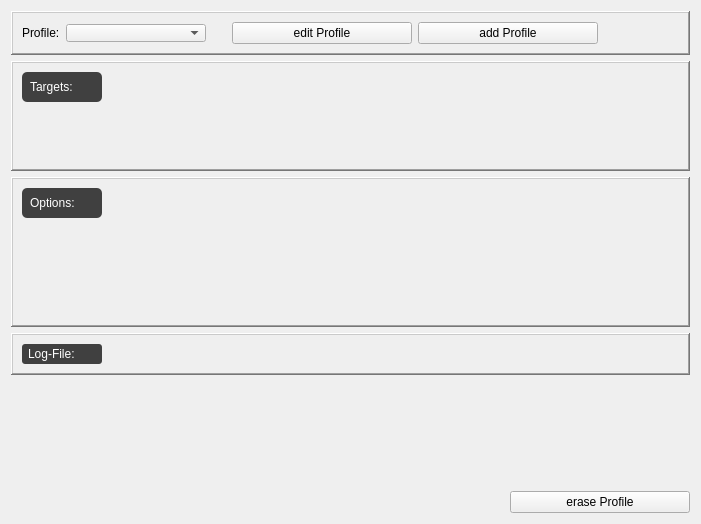
<?xml version="1.0" encoding="UTF-8"?>
<ui version="4.0">
 <class>ProfileManager</class>
 <widget class="QWidget" name="ProfileManager">
  <property name="geometry">
   <rect>
    <x>0</x>
    <y>0</y>
    <width>701</width>
    <height>524</height>
   </rect>
  </property>
  <property name="windowTitle">
   <string>Form</string>
  </property>
  <layout class="QGridLayout" name="gridLayout_3">
   <item row="5" column="1">
    <spacer name="verticalSpacer_3">
     <property name="orientation">
      <enum>Qt::Orientation::Vertical</enum>
     </property>
     <property name="sizeHint" stdset="0">
      <size>
       <width>20</width>
       <height>40</height>
      </size>
     </property>
    </spacer>
   </item>
   <item row="3" column="1" colspan="8">
    <widget class="QFrame" name="scanningOptionsFrame">
     <property name="minimumSize">
      <size>
       <width>0</width>
       <height>0</height>
      </size>
     </property>
     <property name="frameShape">
      <enum>QFrame::Shape::WinPanel</enum>
     </property>
     <property name="frameShadow">
      <enum>QFrame::Shadow::Raised</enum>
     </property>
     <layout class="QGridLayout" name="gridLayout">
      <item row="0" column="1" rowspan="2">
       <widget class="QScrollArea" name="scrollArea">
        <property name="frameShape">
         <enum>QFrame::Shape::NoFrame</enum>
        </property>
        <property name="widgetResizable">
         <bool>true</bool>
        </property>
        <widget class="QWidget" name="scrollAreaWidgetContents">
         <property name="geometry">
          <rect>
           <x>0</x>
           <y>0</y>
           <width>575</width>
           <height>136</height>
          </rect>
         </property>
         <layout class="QVBoxLayout" name="verticalLayout">
          <item>
           <widget class="QLabel" name="optionsListLabel">
            <property name="sizePolicy">
             <sizepolicy hsizetype="MinimumExpanding" vsizetype="Preferred">
              <horstretch>0</horstretch>
              <verstretch>0</verstretch>
             </sizepolicy>
            </property>
            <property name="frameShape">
             <enum>QFrame::Shape::NoFrame</enum>
            </property>
            <property name="frameShadow">
             <enum>QFrame::Shadow::Sunken</enum>
            </property>
            <property name="text">
             <string/>
            </property>
            <property name="alignment">
             <set>Qt::AlignmentFlag::AlignLeading|Qt::AlignmentFlag::AlignLeft|Qt::AlignmentFlag::AlignTop</set>
            </property>
           </widget>
          </item>
         </layout>
        </widget>
       </widget>
      </item>
      <item row="0" column="0">
       <widget class="QLabel" name="optionsLabel">
        <property name="sizePolicy">
         <sizepolicy hsizetype="Minimum" vsizetype="Preferred">
          <horstretch>0</horstretch>
          <verstretch>0</verstretch>
         </sizepolicy>
        </property>
        <property name="minimumSize">
         <size>
          <width>80</width>
          <height>0</height>
         </size>
        </property>
        <property name="maximumSize">
         <size>
          <width>100</width>
          <height>16777215</height>
         </size>
        </property>
        <property name="styleSheet">
         <string notr="true">background:#404040;color:white;padding:5px;border-radius:5px;</string>
        </property>
        <property name="text">
         <string>Options:</string>
        </property>
        <property name="alignment">
         <set>Qt::AlignmentFlag::AlignLeading|Qt::AlignmentFlag::AlignLeft|Qt::AlignmentFlag::AlignTop</set>
        </property>
       </widget>
      </item>
      <item row="1" column="0">
       <spacer name="verticalSpacer">
        <property name="orientation">
         <enum>Qt::Orientation::Vertical</enum>
        </property>
        <property name="sizeHint" stdset="0">
         <size>
          <width>20</width>
          <height>98</height>
         </size>
        </property>
       </spacer>
      </item>
     </layout>
    </widget>
   </item>
   <item row="4" column="1" colspan="8">
    <widget class="QFrame" name="logFileFrame">
     <property name="frameShape">
      <enum>QFrame::Shape::WinPanel</enum>
     </property>
     <property name="frameShadow">
      <enum>QFrame::Shadow::Raised</enum>
     </property>
     <layout class="QGridLayout" name="gridLayout_4">
      <item row="0" column="1">
       <widget class="QLabel" name="filenameTextLabel">
        <property name="sizePolicy">
         <sizepolicy hsizetype="MinimumExpanding" vsizetype="Preferred">
          <horstretch>0</horstretch>
          <verstretch>0</verstretch>
         </sizepolicy>
        </property>
        <property name="frameShape">
         <enum>QFrame::Shape::NoFrame</enum>
        </property>
        <property name="frameShadow">
         <enum>QFrame::Shadow::Sunken</enum>
        </property>
        <property name="text">
         <string/>
        </property>
       </widget>
      </item>
      <item row="0" column="0">
       <widget class="QLabel" name="filenameLabel">
        <property name="sizePolicy">
         <sizepolicy hsizetype="Minimum" vsizetype="Preferred">
          <horstretch>0</horstretch>
          <verstretch>0</verstretch>
         </sizepolicy>
        </property>
        <property name="minimumSize">
         <size>
          <width>80</width>
          <height>0</height>
         </size>
        </property>
        <property name="maximumSize">
         <size>
          <width>16777215</width>
          <height>16777215</height>
         </size>
        </property>
        <property name="styleSheet">
         <string notr="true">background:#404040;color:white;padding:3px;border-radius:3px;</string>
        </property>
        <property name="text">
         <string>Log-File:</string>
        </property>
       </widget>
      </item>
     </layout>
    </widget>
   </item>
   <item row="8" column="8">
    <widget class="QPushButton" name="pushButton">
     <property name="minimumSize">
      <size>
       <width>180</width>
       <height>0</height>
      </size>
     </property>
     <property name="maximumSize">
      <size>
       <width>180</width>
       <height>16777215</height>
      </size>
     </property>
     <property name="text">
      <string>erase Profile</string>
     </property>
     <property name="icon">
      <iconset resource="../resources.qrc">
       <normaloff>:/icons/icons/delete_profile.png</normaloff>:/icons/icons/delete_profile.png</iconset>
     </property>
     <property name="iconSize">
      <size>
       <width>24</width>
       <height>24</height>
      </size>
     </property>
    </widget>
   </item>
   <item row="0" column="1" colspan="8">
    <widget class="QFrame" name="frame">
     <property name="frameShape">
      <enum>QFrame::Shape::WinPanel</enum>
     </property>
     <property name="frameShadow">
      <enum>QFrame::Shadow::Raised</enum>
     </property>
     <layout class="QHBoxLayout" name="horizontalLayout">
      <item>
       <widget class="QLabel" name="profileLabel">
        <property name="text">
         <string>Profile:</string>
        </property>
       </widget>
      </item>
      <item>
       <widget class="QComboBox" name="profileComboBox">
        <property name="sizePolicy">
         <sizepolicy hsizetype="Minimum" vsizetype="Fixed">
          <horstretch>0</horstretch>
          <verstretch>0</verstretch>
         </sizepolicy>
        </property>
        <property name="minimumSize">
         <size>
          <width>160</width>
          <height>0</height>
         </size>
        </property>
        <property name="styleSheet">
         <string notr="true">margin-right:20px</string>
        </property>
       </widget>
      </item>
      <item>
       <widget class="QPushButton" name="editProfileButton">
        <property name="minimumSize">
         <size>
          <width>180</width>
          <height>0</height>
         </size>
        </property>
        <property name="maximumSize">
         <size>
          <width>180</width>
          <height>16777215</height>
         </size>
        </property>
        <property name="text">
         <string>edit Profile</string>
        </property>
        <property name="icon">
         <iconset resource="../resources.qrc">
          <normaloff>:/icons/icons/edit_profile.png</normaloff>:/icons/icons/edit_profile.png</iconset>
        </property>
        <property name="iconSize">
         <size>
          <width>24</width>
          <height>24</height>
         </size>
        </property>
       </widget>
      </item>
      <item>
       <widget class="QPushButton" name="addProfileButton">
        <property name="minimumSize">
         <size>
          <width>180</width>
          <height>0</height>
         </size>
        </property>
        <property name="maximumSize">
         <size>
          <width>180</width>
          <height>16777215</height>
         </size>
        </property>
        <property name="text">
         <string>add Profile</string>
        </property>
        <property name="icon">
         <iconset resource="../resources.qrc">
          <normaloff>:/icons/icons/add_profile.png</normaloff>:/icons/icons/add_profile.png</iconset>
        </property>
        <property name="iconSize">
         <size>
          <width>24</width>
          <height>24</height>
         </size>
        </property>
       </widget>
      </item>
      <item>
       <spacer name="horizontalSpacer">
        <property name="orientation">
         <enum>Qt::Orientation::Horizontal</enum>
        </property>
        <property name="sizeHint" stdset="0">
         <size>
          <width>40</width>
          <height>20</height>
         </size>
        </property>
       </spacer>
      </item>
     </layout>
    </widget>
   </item>
   <item row="2" column="1" colspan="8">
    <widget class="QFrame" name="scanningTargetsFrame">
     <property name="minimumSize">
      <size>
       <width>0</width>
       <height>0</height>
      </size>
     </property>
     <property name="frameShape">
      <enum>QFrame::Shape::WinPanel</enum>
     </property>
     <property name="frameShadow">
      <enum>QFrame::Shadow::Raised</enum>
     </property>
     <layout class="QGridLayout" name="gridLayout_2">
      <item row="0" column="0">
       <widget class="QLabel" name="targetsLabel">
        <property name="sizePolicy">
         <sizepolicy hsizetype="Minimum" vsizetype="Preferred">
          <horstretch>0</horstretch>
          <verstretch>0</verstretch>
         </sizepolicy>
        </property>
        <property name="minimumSize">
         <size>
          <width>80</width>
          <height>0</height>
         </size>
        </property>
        <property name="maximumSize">
         <size>
          <width>100</width>
          <height>16777215</height>
         </size>
        </property>
        <property name="styleSheet">
         <string notr="true">background:#404040;color:white;padding:5px;border-radius:5px;</string>
        </property>
        <property name="text">
         <string>Targets:</string>
        </property>
        <property name="alignment">
         <set>Qt::AlignmentFlag::AlignLeading|Qt::AlignmentFlag::AlignLeft|Qt::AlignmentFlag::AlignTop</set>
        </property>
       </widget>
      </item>
      <item row="0" column="1" rowspan="2">
       <widget class="QScrollArea" name="scrollArea_2">
        <property name="frameShape">
         <enum>QFrame::Shape::NoFrame</enum>
        </property>
        <property name="widgetResizable">
         <bool>true</bool>
        </property>
        <widget class="QWidget" name="scrollAreaWidgetContents_2">
         <property name="geometry">
          <rect>
           <x>0</x>
           <y>0</y>
           <width>575</width>
           <height>76</height>
          </rect>
         </property>
         <layout class="QVBoxLayout" name="verticalLayout_2">
          <item>
           <widget class="QLabel" name="targetsListLabel">
            <property name="sizePolicy">
             <sizepolicy hsizetype="MinimumExpanding" vsizetype="Preferred">
              <horstretch>0</horstretch>
              <verstretch>0</verstretch>
             </sizepolicy>
            </property>
            <property name="frameShape">
             <enum>QFrame::Shape::NoFrame</enum>
            </property>
            <property name="frameShadow">
             <enum>QFrame::Shadow::Sunken</enum>
            </property>
            <property name="text">
             <string/>
            </property>
            <property name="alignment">
             <set>Qt::AlignmentFlag::AlignLeading|Qt::AlignmentFlag::AlignLeft|Qt::AlignmentFlag::AlignTop</set>
            </property>
           </widget>
          </item>
         </layout>
        </widget>
       </widget>
      </item>
      <item row="1" column="0">
       <spacer name="verticalSpacer_2">
        <property name="orientation">
         <enum>Qt::Orientation::Vertical</enum>
        </property>
        <property name="sizeHint" stdset="0">
         <size>
          <width>20</width>
          <height>38</height>
         </size>
        </property>
       </spacer>
      </item>
     </layout>
    </widget>
   </item>
   <item row="8" column="1" colspan="7">
    <spacer name="horizontalSpacer_2">
     <property name="orientation">
      <enum>Qt::Orientation::Horizontal</enum>
     </property>
     <property name="sizeHint" stdset="0">
      <size>
       <width>40</width>
       <height>20</height>
      </size>
     </property>
    </spacer>
   </item>
  </layout>
 </widget>
 <resources>
  <include location="../resources.qrc"/>
 </resources>
 <connections>
  <connection>
   <sender>profileComboBox</sender>
   <signal>activated(int)</signal>
   <receiver>ProfileManager</receiver>
   <slot>slot_readProfileSettings()</slot>
   <hints>
    <hint type="sourcelabel">
     <x>110</x>
     <y>16</y>
    </hint>
    <hint type="destinationlabel">
     <x>140</x>
     <y>12</y>
    </hint>
   </hints>
  </connection>
  <connection>
   <sender>pushButton</sender>
   <signal>clicked()</signal>
   <receiver>ProfileManager</receiver>
   <slot>slot_eraseProfileButtonClicked()</slot>
   <hints>
    <hint type="sourcelabel">
     <x>175</x>
     <y>26</y>
    </hint>
    <hint type="destinationlabel">
     <x>248</x>
     <y>36</y>
    </hint>
   </hints>
  </connection>
  <connection>
   <sender>editProfileButton</sender>
   <signal>clicked()</signal>
   <receiver>ProfileManager</receiver>
   <slot>slot_editProfileButtonClicked()</slot>
   <hints>
    <hint type="sourcelabel">
     <x>521</x>
     <y>325</y>
    </hint>
    <hint type="destinationlabel">
     <x>483</x>
     <y>326</y>
    </hint>
   </hints>
  </connection>
  <connection>
   <sender>addProfileButton</sender>
   <signal>clicked()</signal>
   <receiver>ProfileManager</receiver>
   <slot>slot_addProfileButtonClicked()</slot>
   <hints>
    <hint type="sourcelabel">
     <x>655</x>
     <y>329</y>
    </hint>
    <hint type="destinationlabel">
     <x>695</x>
     <y>324</y>
    </hint>
   </hints>
  </connection>
 </connections>
 <slots>
  <slot>slot_readProfileSettings()</slot>
  <slot>slot_addProfileButtonClicked()</slot>
  <slot>slot_eraseProfileButtonClicked()</slot>
  <slot>slot_editProfileButtonClicked()</slot>
 </slots>
</ui>
